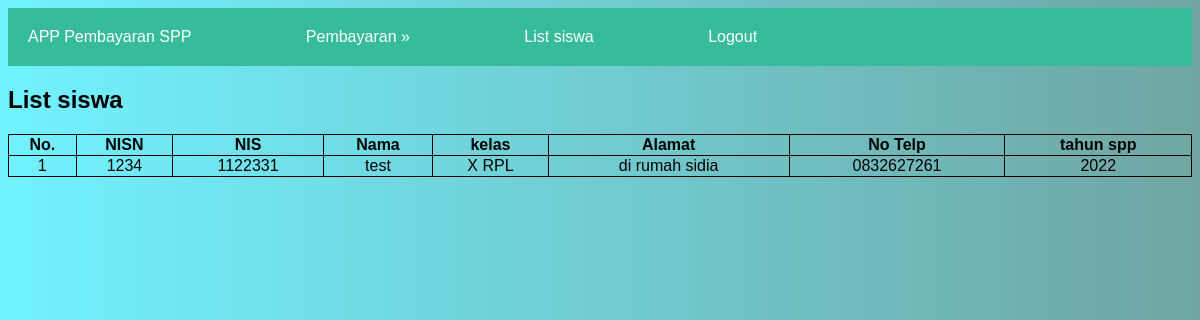
Page /listsiswa/index.php (signed in) on the committed database.
### tables this page shows
CREATE TABLE `siswa` (
  `nisn` char(10) NOT NULL,
  `nis` char(8) NOT NULL,
  `nama` varchar(35) NOT NULL,
  `id_kelas` int(11) NOT NULL,
  `alamat` text NOT NULL,
  `no_telp` varchar(13) NOT NULL,
  `id_spp` int(11) NOT NULL
);

CREATE TABLE `kelas` (
  `id_kelas` int(11) NOT NULL,
  `nama_kelas` varchar(10) NOT NULL,
  `kompetensi_keahlian` varchar(50) NOT NULL
);

CREATE TABLE `spp` (
  `id_spp` int(11) NOT NULL,
  `tahun` int(11) NOT NULL,
  `nominal` int(11) NOT NULL
);

### listsiswa/index.php (the view, shortened to what this page needs)
<?php
include_once ('../koneksi.php');
?>
<!DOCTYPE html>
<html lang="en">
<head>
</head>
<body>
    <?php include_once('../navbar.php');?>
    <h2>List siswa</h2>
    <table style="margin-top: 10px; width:100% ; text-align:center">
        <tr>
            <th>No.</th>
            <th>NISN</th>
            <th>NIS</th>
            <th>Nama</th>
            <th>kelas</th>
            <th>Alamat</th>
            <th>No Telp</th>
            <th>tahun spp</th>
        </tr>
        <?php
        $result = mysqli_query($conn,"SELECT * FROM siswa s INNER JOIN spp p ON s.id_spp = p.id_spp INNER JOIN kelas k ON s.id_kelas = k.id_kelas ORDER BY s.nama ASC");
        if (mysqli_num_rows($result) < 1){
            ?>
            <tr>
                <td colspan="3" align="center">Tidak Ada Data</td>
            </tr>
            <?php
        }else {
            $no = 1;
            while ($siswa = mysqli_fetch_assoc($result)){
                ?>
            <tr>
                <td><?= $no ?></td>
                <td><?= $siswa['nisn'] ?></td>
                <td><?= $siswa['nis'] ?></td>
                <td><?= $siswa['nama'] ?></td>
                <td><?= $siswa['nama_kelas'] ?></td>
                <td><?= $siswa['alamat'] ?></td>
                <td><?= $siswa['no_telp'] ?></td>
                <td><?= $siswa['tahun'] ?></td>
            </tr>
            <?php
            $no++;
            }
        }
        ?>
    </table>
</body>
</html>

### listsiswa/index.php (style rules this page uses)
table,tr,th,td { border:1px solid black; border-collapse: collapse; }

### navbar.php (style rules this page uses)
* { font-family: Arial, Helvetica, sans-serif; }
body { background: linear-gradient(90deg, rgb(113 242 255) 0%, rgb(112 165 162) 100%); }

### rows in the picture
siswa: nisn "1234", nis "1122331", nama "test", id_kelas.nama_kelas "X RPL", alamat "di rumah sidia", no_telp "0832627261", id_spp.tahun "2022"
